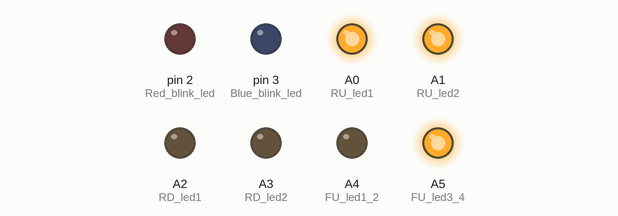
This sketch was run on a simulated Arduino Uno, built with avr-gcc and run on an emulated ATmega328P. Parts: output pins drawn as LEDs (lit = HIGH).

Above: at 0.15 s.
At 2.39 s:
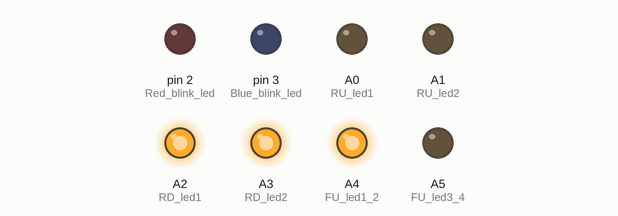
Timing chart, 0 to 3.0 s (numbered marks = the images above):
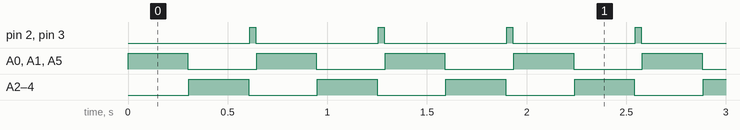

The sketch:

Decoration_LED_Code_26-Nov_2026.ino
```cpp
// Pin Definitions
const int RU_led1 = A0;  // Pin connected to LED A0  (Right,Left Up 1,4 Red) (Back 1 Red)
const int RU_led2 = A1;  // Pin connected to LED A2  (Right,Left Up 3 Yellow) (Back 4 Yellow) (Front Down Yellow)

const int RD_led1 = A2;  // Pin connected to LED A0  (Right,Left Down 1,4 Red) (Back 2 Red) (Front Down Red)
const int RD_led2 = A3;  // Pin connected to LED A2  (Right,Left Up 3 Yellow) (Back 3 Yellow)

const int FU_led1_2 = A4;   // Pin connected to LED A4 (Front Up 1,2 Blue)
const int FU_led3_4 = A5;   // Pin connected to LED A5 (Front Up 3,4 Red )

const int Red_blink_led = 2;   // Pin connected to LED 6  (Right,Left Up 2 Red)
const int Blue_blink_led = 3;   // Pin connected to LED 6  (Right,Left Up 2 Blue)

//const int ledPin = A5;  //Seted for resolve the error


void setup() {
  Serial.begin(9600);
  // Set all LED pins as output
  pinMode(RU_led1, OUTPUT);
  pinMode(RU_led2, OUTPUT);

  pinMode(RD_led1, OUTPUT);
  pinMode(RD_led2, OUTPUT);

  pinMode(FU_led1_2, OUTPUT);
  pinMode(FU_led3_4, OUTPUT);

  pinMode(Red_blink_led, OUTPUT);
  pinMode(Blue_blink_led, OUTPUT);


}


void loop(){

     digitalWrite(RU_led1, HIGH);
    digitalWrite(RU_led2, HIGH);
    digitalWrite(FU_led3_4, HIGH);
     delay(300);
    digitalWrite(RU_led1, LOW);
    digitalWrite(RU_led2, LOW);
    digitalWrite(FU_led3_4, LOW);
     delay(5);


    digitalWrite(RD_led1, HIGH);
    digitalWrite(RD_led2, HIGH);
    digitalWrite(FU_led1_2, HIGH);
    delay(300);
    digitalWrite(RD_led1, LOW);
    digitalWrite(RD_led2, LOW);
    digitalWrite(FU_led1_2, LOW);
     delay(5);

     digitalWrite(Red_blink_led, HIGH);
     digitalWrite(Blue_blink_led, HIGH);
     delay(30);
     digitalWrite(Red_blink_led, LOW);
     digitalWrite(Blue_blink_led, LOW);
     delay(5);

}


/*
void New() {

Blink();
Hedlight();


    digitalWrite(RU_led1, HIGH);
    digitalWrite(RU_led2, HIGH);
     delay(20);
    digitalWrite(RU_led1, LOW);
    digitalWrite(RU_led2, LOW);
     delay(50);


    digitalWrite(RD_led1, HIGH);
    digitalWrite(RD_led2, HIGH);
    delay(20);
    digitalWrite(RD_led1, LOW);
    digitalWrite(RD_led2, LOW);
     delay(50);

 }


void Hedlight(){

     digitalWrite(FU_led1_2, HIGH);
     delay(20);
     digitalWrite(FU_led1_2, LOW);
     delay(50);

     digitalWrite(FU_led3_4, HIGH);
     delay(20);
     digitalWrite(FU_led3_4, LOW);
     delay(50);

}


void Blink(){

     digitalWrite(Red_blink_led, HIGH);
     digitalWrite(Blue_blink_led, HIGH);
     delay(30);
     digitalWrite(Red_blink_led, LOW);
     digitalWrite(Blue_blink_led, LOW);
     delay(50);


}


void times() {
  // Blink the LED 7 times
  for (int i = 0; i < 7; i++) {
    digitalWrite(ledPin, HIGH);
    delay(500);  // LED ON for 500 ms

    digitalWrite(ledPin, LOW);
    delay(500);  // LED OFF for 500 ms
  }

  // Stop for 2 seconds
  delay(2000);
}

*/
```

Measured:
- by itself, pin 2 (Red_blink_led), pin 3 (Blue_blink_led): alternates HIGH for 0.03 s and LOW for 0.62 s
- by itself, A0 (RU_led1), A1 (RU_led2), A2 (RD_led1), A3 (RD_led2), A4 (FU_led1_2), A5 (FU_led3_4): alternates HIGH for 0.30 s and LOW for 0.35 s
- by itself, everything shown: repeats every 0.65 s, in 4 steps
